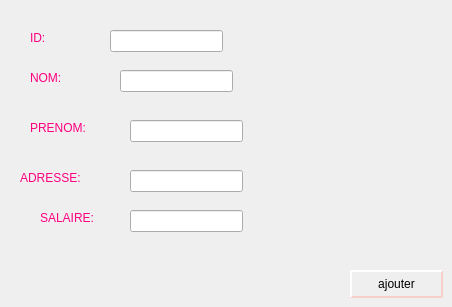
      <widget class="QWidget" name="tab_3">
       <attribute name="title">
        <string>ajouter</string>
       </attribute>
       <widget class="QLineEdit" name="lineEdit_ID">
        <property name="geometry">
         <rect>
          <x>110</x>
          <y>30</y>
          <width>113</width>
          <height>22</height>
         </rect>
        </property>
       </widget>
       <widget class="QLineEdit" name="lineEdit_NOM">
        <property name="geometry">
         <rect>
          <x>120</x>
          <y>70</y>
          <width>113</width>
          <height>22</height>
         </rect>
        </property>
       </widget>
       <widget class="QLineEdit" name="lineEdit_PRENOM">
        <property name="geometry">
         <rect>
          <x>130</x>
          <y>120</y>
          <width>113</width>
          <height>22</height>
         </rect>
        </property>
       </widget>
       <widget class="QLineEdit" name="lineEdit_DEP">
        <property name="geometry">
         <rect>
          <x>130</x>
          <y>170</y>
          <width>113</width>
          <height>22</height>
         </rect>
        </property>
       </widget>
       <widget class="QLineEdit" name="lineEdit_SAL">
        <property name="geometry">
         <rect>
          <x>130</x>
          <y>210</y>
          <width>113</width>
          <height>22</height>
         </rect>
        </property>
       </widget>
       <widget class="QLabel" name="label_6">
        <property name="geometry">
         <rect>
          <x>30</x>
          <y>70</y>
          <width>56</width>
          <height>16</height>
         </rect>
        </property>
        <property name="styleSheet">
         <string notr="true">color: rgb(255, 0, 127);</string>
        </property>
        <property name="text">
         <string>NOM:</string>
        </property>
       </widget>
       <widget class="QLabel" name="label_7">
        <property name="geometry">
         <rect>
          <x>30</x>
          <y>120</y>
          <width>56</width>
          <height>16</height>
         </rect>
        </property>
        <property name="styleSheet">
         <string notr="true">color: rgb(255, 0, 127);</string>
        </property>
        <property name="text">
         <string>PRENOM:</string>
        </property>
       </widget>
       <widget class="QLabel" name="label_8">
        <property name="geometry">
         <rect>
          <x>30</x>
          <y>30</y>
          <width>56</width>
          <height>16</height>
         </rect>
        </property>
        <property name="styleSheet">
         <string notr="true">color: rgb(255, 0, 127);</string>
        </property>
        <property name="text">
         <string>ID:</string>
        </property>
       </widget>
       <widget class="QLabel" name="label_9">
        <property name="geometry">
         <rect>
          <x>40</x>
          <y>210</y>
          <width>56</width>
          <height>16</height>
         </rect>
        </property>
        <property name="styleSheet">
         <string notr="true">color: rgb(255, 0, 127);</string>
        </property>
        <property name="text">
         <string>SALAIRE:</string>
        </property>
       </widget>
       <widget class="QLabel" name="label_10">
        <property name="geometry">
         <rect>
          <x>20</x>
          <y>170</y>
          <width>101</width>
          <height>16</height>
         </rect>
        </property>
        <property name="styleSheet">
         <string notr="true">color: rgb(255, 0, 127);</string>
        </property>
        <property name="text">
         <string>ADRESSE:</string>
        </property>
       </widget>
       <widget class="QPushButton" name="pushButton_ajouter">
        <property name="geometry">
         <rect>
          <x>350</x>
          <y>270</y>
          <width>93</width>
          <height>28</height>
         </rect>
        </property>
        <property name="styleSheet">
         <string notr="true">QPushButton {
color: #FFFFF;
border: 2px solid #F6CFCA;
border-radius: 20px;
border-style: outset;
background: qradialgradient(
cx: 0.3, cy: -0.4, fx: 0.3, fy: -0.4,
radius: 1.35, stop: 0 #fff, stop: 1 #fff
);
padding: 0.3rem 0.2rem;
}

QPushButton:hover {
background: qradialgradient(
cx: 0.3, cy: -0.4, fx: 0.3, fy: -0.4,
radius: 1.35, stop: 0 #fff, stop: 1 #bbb
);
 
    background-color:#FE7F9C	;
    border-radius: 15px;
}</string>
        </property>
        <property name="text">
         <string>ajouter</string>
        </property>
       </widget>
      </widget>
